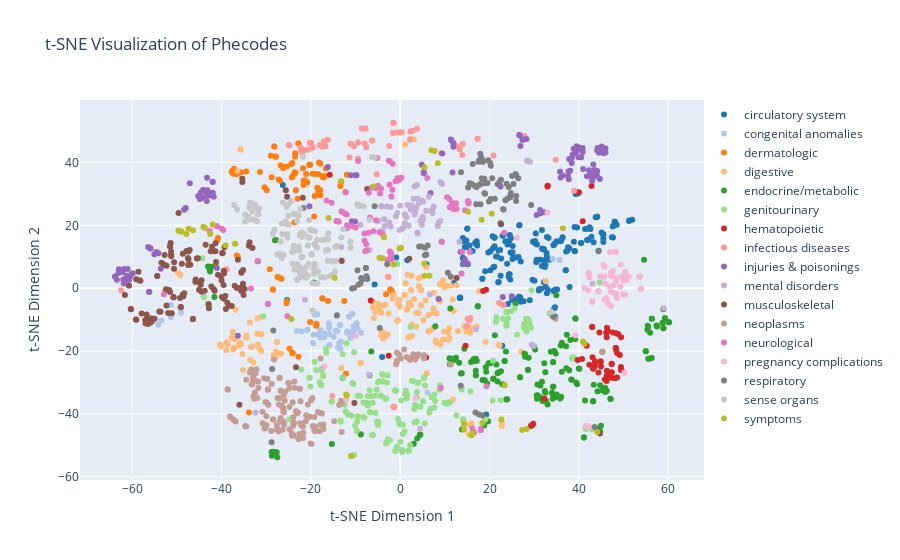

The notebook cell saved with this chart:
### Code cell
'''
Make interactive t-SNE using Plotly
'''

# Generate hover text for each point
hover_text = df.apply(lambda row: f"Phecode: {row['phecode']}<br>Phenotype: {row['phenotype']}", axis=1)

fig = go.Figure()

for i, category in enumerate(unique_categories):
    # Select data for each category
    category_data = df[df['category'] == category]
    category_embedded = embedded_vectors[category_data.index]
    
    # Use the combined list of colors for the plot
    color = all_colors[i % len(all_colors)]  # Ensure cycling through the colors if more categories than colors

    # Add a trace for each category with the corresponding color and hover text
    fig.add_trace(go.Scatter(
        x=category_embedded[:, 0],
        y=category_embedded[:, 1],
        mode='markers',
        marker=dict(color=color),  # Use the color from the combined color list
        name=category,  # This name appears in the legend
        text=hover_text[category_data.index],  # Hover text for points in this category
        hoverinfo='text'
    ))

# Customize hover label font size
fig.update_traces(hoverlabel=dict(font_size=12))

# Update the layout for better readability
fig.update_layout(
    title='t-SNE Visualization of Phecodes',
    xaxis_title='t-SNE Dimension 1',
    yaxis_title='t-SNE Dimension 2',
    hovermode='closest',
    legend=dict(x=1, y=1, bgcolor='rgba(255, 255, 255, 0.5)'),  # Adjust legend position if necessary
)

fig.show()
